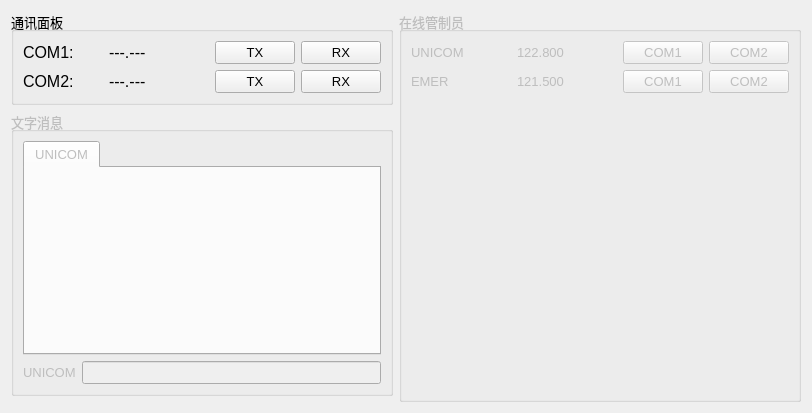
<?xml version="1.0" encoding="UTF-8"?>
<ui version="4.0">
 <class>ClientWindow</class>
 <widget class="QWidget" name="ClientWindow">
  <property name="geometry">
   <rect>
    <x>0</x>
    <y>0</y>
    <width>790</width>
    <height>413</height>
   </rect>
  </property>
  <property name="font">
   <font>
    <family>Leelawadee UI</family>
    <pointsize>10</pointsize>
   </font>
  </property>
  <property name="windowTitle">
   <string>PilotClient</string>
  </property>
  <layout class="QGridLayout" name="gridLayout_2">
   <item row="0" column="0">
    <widget class="QGroupBox" name="group_com">
     <property name="font">
      <font>
       <family>Leelawadee UI</family>
       <pointsize>10</pointsize>
      </font>
     </property>
     <property name="title">
      <string>通讯面板</string>
     </property>
     <layout class="QGridLayout" name="gridLayout_3">
      <item row="0" column="0">
       <layout class="QGridLayout" name="layout_coms">
        <item row="1" column="2">
         <widget class="SelectedButton" name="button_com2_tx">
          <property name="sizePolicy">
           <sizepolicy hsizetype="Fixed" vsizetype="Fixed">
            <horstretch>0</horstretch>
            <verstretch>0</verstretch>
           </sizepolicy>
          </property>
          <property name="text">
           <string>TX</string>
          </property>
         </widget>
        </item>
        <item row="0" column="3">
         <widget class="SelectedButton" name="button_com1_rx">
          <property name="sizePolicy">
           <sizepolicy hsizetype="Fixed" vsizetype="Fixed">
            <horstretch>0</horstretch>
            <verstretch>0</verstretch>
           </sizepolicy>
          </property>
          <property name="text">
           <string>RX</string>
          </property>
         </widget>
        </item>
        <item row="1" column="1">
         <widget class="QLabel" name="label_com2_freq">
          <property name="minimumSize">
           <size>
            <width>100</width>
            <height>0</height>
           </size>
          </property>
          <property name="font">
           <font>
            <family>Leelawadee UI</family>
            <pointsize>12</pointsize>
           </font>
          </property>
          <property name="text">
           <string>---.---</string>
          </property>
         </widget>
        </item>
        <item row="1" column="0">
         <widget class="QLabel" name="label_com2">
          <property name="sizePolicy">
           <sizepolicy hsizetype="Fixed" vsizetype="Preferred">
            <horstretch>0</horstretch>
            <verstretch>0</verstretch>
           </sizepolicy>
          </property>
          <property name="minimumSize">
           <size>
            <width>80</width>
            <height>0</height>
           </size>
          </property>
          <property name="font">
           <font>
            <family>Leelawadee UI</family>
            <pointsize>12</pointsize>
           </font>
          </property>
          <property name="text">
           <string>COM2:</string>
          </property>
         </widget>
        </item>
        <item row="0" column="2">
         <widget class="SelectedButton" name="button_com1_tx">
          <property name="sizePolicy">
           <sizepolicy hsizetype="Fixed" vsizetype="Fixed">
            <horstretch>0</horstretch>
            <verstretch>0</verstretch>
           </sizepolicy>
          </property>
          <property name="text">
           <string>TX</string>
          </property>
         </widget>
        </item>
        <item row="0" column="0">
         <widget class="QLabel" name="label_com1">
          <property name="sizePolicy">
           <sizepolicy hsizetype="Fixed" vsizetype="Preferred">
            <horstretch>0</horstretch>
            <verstretch>0</verstretch>
           </sizepolicy>
          </property>
          <property name="minimumSize">
           <size>
            <width>80</width>
            <height>0</height>
           </size>
          </property>
          <property name="font">
           <font>
            <family>Leelawadee UI</family>
            <pointsize>12</pointsize>
           </font>
          </property>
          <property name="text">
           <string>COM1:</string>
          </property>
         </widget>
        </item>
        <item row="0" column="1">
         <widget class="QLabel" name="label_com1_freq">
          <property name="minimumSize">
           <size>
            <width>100</width>
            <height>0</height>
           </size>
          </property>
          <property name="font">
           <font>
            <family>Leelawadee UI</family>
            <pointsize>12</pointsize>
           </font>
          </property>
          <property name="text">
           <string>---.---</string>
          </property>
         </widget>
        </item>
        <item row="1" column="3">
         <widget class="SelectedButton" name="button_com2_rx">
          <property name="sizePolicy">
           <sizepolicy hsizetype="Fixed" vsizetype="Fixed">
            <horstretch>0</horstretch>
            <verstretch>0</verstretch>
           </sizepolicy>
          </property>
          <property name="text">
           <string>RX</string>
          </property>
         </widget>
        </item>
       </layout>
      </item>
      <item row="0" column="1">
       <spacer name="spacer_1">
        <property name="orientation">
         <enum>Qt::Orientation::Horizontal</enum>
        </property>
        <property name="sizeHint" stdset="0">
         <size>
          <width>0</width>
          <height>20</height>
         </size>
        </property>
       </spacer>
      </item>
     </layout>
    </widget>
   </item>
   <item row="0" column="1" rowspan="3">
    <widget class="QGroupBox" name="group_controllers">
     <property name="enabled">
      <bool>false</bool>
     </property>
     <property name="sizePolicy">
      <sizepolicy hsizetype="Fixed" vsizetype="Preferred">
       <horstretch>0</horstretch>
       <verstretch>0</verstretch>
      </sizepolicy>
     </property>
     <property name="font">
      <font>
       <family>Leelawadee UI</family>
       <pointsize>10</pointsize>
      </font>
     </property>
     <property name="title">
      <string>在线管制员</string>
     </property>
     <layout class="QVBoxLayout" name="verticalLayout">
      <item>
       <layout class="QVBoxLayout" name="verticalLayout_2">
        <item>
         <layout class="QHBoxLayout" name="layout_unicom">
          <item>
           <widget class="QLabel" name="label_unicom">
            <property name="sizePolicy">
             <sizepolicy hsizetype="Fixed" vsizetype="Preferred">
              <horstretch>0</horstretch>
              <verstretch>0</verstretch>
             </sizepolicy>
            </property>
            <property name="minimumSize">
             <size>
              <width>100</width>
              <height>0</height>
             </size>
            </property>
            <property name="text">
             <string>UNICOM</string>
            </property>
           </widget>
          </item>
          <item>
           <widget class="QLabel" name="label_unicom_freq">
            <property name="sizePolicy">
             <sizepolicy hsizetype="Fixed" vsizetype="Preferred">
              <horstretch>0</horstretch>
              <verstretch>0</verstretch>
             </sizepolicy>
            </property>
            <property name="minimumSize">
             <size>
              <width>100</width>
              <height>0</height>
             </size>
            </property>
            <property name="text">
             <string>122.800</string>
            </property>
           </widget>
          </item>
          <item>
           <widget class="SelectedButton" name="button_unicom_com1">
            <property name="sizePolicy">
             <sizepolicy hsizetype="Fixed" vsizetype="Fixed">
              <horstretch>0</horstretch>
              <verstretch>0</verstretch>
             </sizepolicy>
            </property>
            <property name="text">
             <string>COM1</string>
            </property>
           </widget>
          </item>
          <item>
           <widget class="SelectedButton" name="button_unicom_com2">
            <property name="sizePolicy">
             <sizepolicy hsizetype="Fixed" vsizetype="Fixed">
              <horstretch>0</horstretch>
              <verstretch>0</verstretch>
             </sizepolicy>
            </property>
            <property name="text">
             <string>COM2</string>
            </property>
           </widget>
          </item>
         </layout>
        </item>
        <item>
         <layout class="QHBoxLayout" name="layout_emer">
          <item>
           <widget class="QLabel" name="label_emer">
            <property name="sizePolicy">
             <sizepolicy hsizetype="Fixed" vsizetype="Preferred">
              <horstretch>0</horstretch>
              <verstretch>0</verstretch>
             </sizepolicy>
            </property>
            <property name="minimumSize">
             <size>
              <width>100</width>
              <height>0</height>
             </size>
            </property>
            <property name="text">
             <string>EMER</string>
            </property>
           </widget>
          </item>
          <item>
           <widget class="QLabel" name="label_emer_freq">
            <property name="sizePolicy">
             <sizepolicy hsizetype="Fixed" vsizetype="Preferred">
              <horstretch>0</horstretch>
              <verstretch>0</verstretch>
             </sizepolicy>
            </property>
            <property name="minimumSize">
             <size>
              <width>100</width>
              <height>0</height>
             </size>
            </property>
            <property name="text">
             <string>121.500</string>
            </property>
           </widget>
          </item>
          <item>
           <widget class="SelectedButton" name="button_emer_com1">
            <property name="sizePolicy">
             <sizepolicy hsizetype="Fixed" vsizetype="Fixed">
              <horstretch>0</horstretch>
              <verstretch>0</verstretch>
             </sizepolicy>
            </property>
            <property name="text">
             <string>COM1</string>
            </property>
           </widget>
          </item>
          <item>
           <widget class="SelectedButton" name="button_emer_com2">
            <property name="sizePolicy">
             <sizepolicy hsizetype="Fixed" vsizetype="Fixed">
              <horstretch>0</horstretch>
              <verstretch>0</verstretch>
             </sizepolicy>
            </property>
            <property name="text">
             <string>COM2</string>
            </property>
           </widget>
          </item>
         </layout>
        </item>
       </layout>
      </item>
      <item>
       <spacer name="spacer_2">
        <property name="orientation">
         <enum>Qt::Orientation::Vertical</enum>
        </property>
        <property name="sizeHint" stdset="0">
         <size>
          <width>20</width>
          <height>40</height>
         </size>
        </property>
       </spacer>
      </item>
     </layout>
    </widget>
   </item>
   <item row="1" column="0">
    <widget class="QGroupBox" name="group_message">
     <property name="enabled">
      <bool>false</bool>
     </property>
     <property name="font">
      <font>
       <family>Leelawadee UI</family>
       <pointsize>10</pointsize>
      </font>
     </property>
     <property name="title">
      <string>文字消息</string>
     </property>
     <layout class="QGridLayout" name="gridLayout_5">
      <item row="0" column="0">
       <widget class="QTabWidget" name="channel_messages">
        <property name="currentIndex">
         <number>0</number>
        </property>
        <widget class="QWidget" name="unicom">
         <attribute name="title">
          <string>UNICOM</string>
         </attribute>
        </widget>
       </widget>
      </item>
      <item row="1" column="0">
       <layout class="QHBoxLayout" name="layout_send">
        <item>
         <widget class="QLabel" name="label_unicom_2">
          <property name="text">
           <string>UNICOM</string>
          </property>
         </widget>
        </item>
        <item>
         <widget class="QLineEdit" name="line_edit_message"/>
        </item>
       </layout>
      </item>
     </layout>
    </widget>
   </item>
  </layout>
 </widget>
 <customwidgets>
  <customwidget>
   <class>SelectedButton</class>
   <extends>QPushButton</extends>
   <header>src/ui/component/selected_button.h</header>
  </customwidget>
 </customwidgets>
 <resources/>
 <connections/>
</ui>
